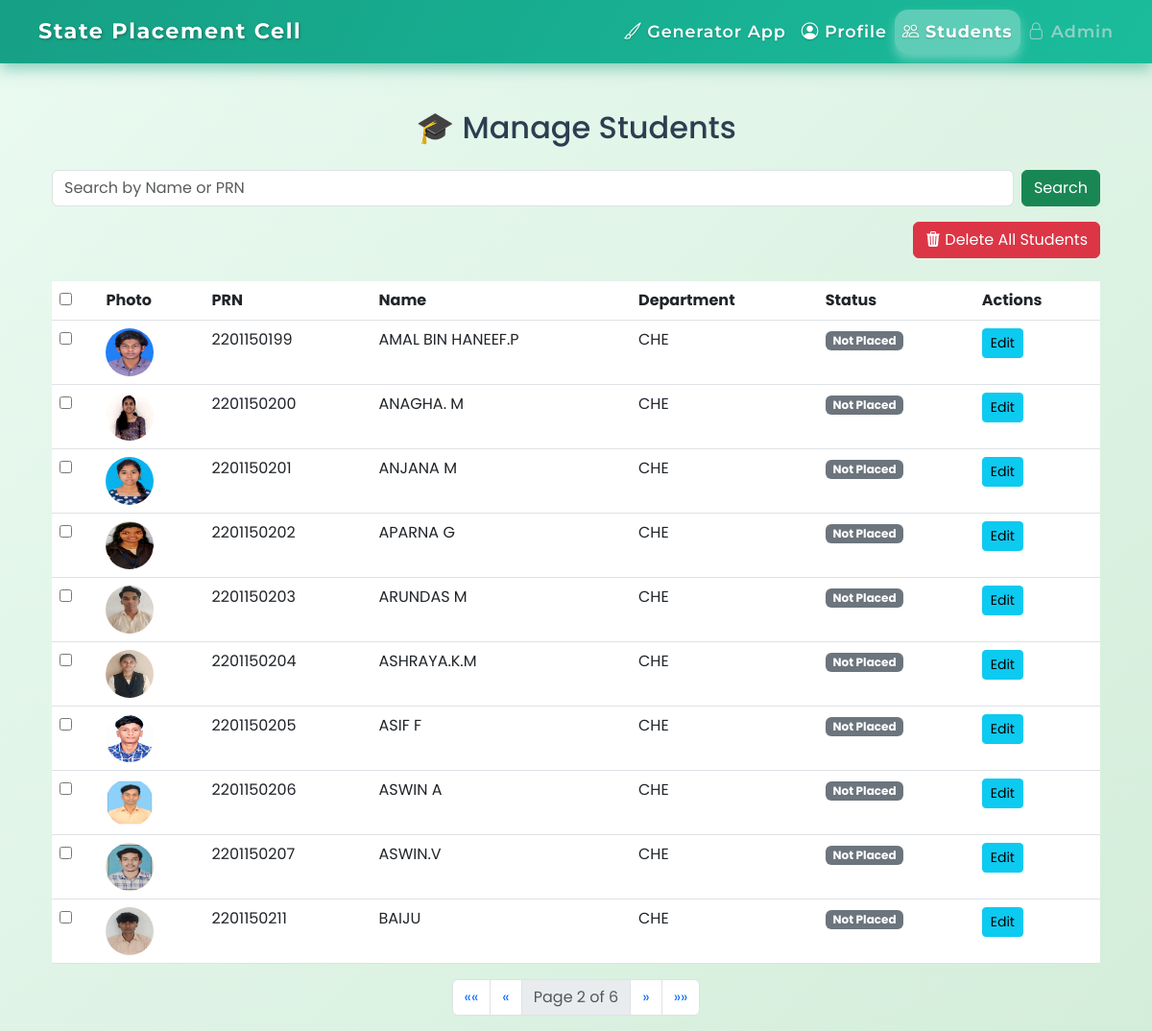
Screenshot of /students/?page=2 (signed in) with the database file from the repository.
### myapp/models.py (models this page shows, shortened)
class Student(models.Model):
    college = models.ForeignKey(College, on_delete=models.CASCADE)
    name = models.CharField(max_length=255)
    prn = models.CharField(max_length=20, unique=True)
    department = models.CharField(max_length=100)
    photo = models.ImageField(upload_to='student_photos/', blank=True, null=True)

### myapp/views.py (the view)
# urls.py: path('students/', views.student_list, name='student_list'),
@login_required
def student_list(request):
    college = request.user
    query = request.GET.get('q')
    students = Student.objects.filter(college=college).order_by('prn')
    if query:
        students = students.filter(name__icontains=query) | students.filter(prn__icontains=query)
    poster = Poster.objects.filter(college=college).first()
    placed_prns = []
    if poster and isinstance(poster.data, list):
        placed_prns = [item['prn'] for item in poster.data if isinstance(item, dict) and 'prn' in item]
    paginator = Paginator(students, 10)
    page_number = request.GET.get('page')
    students = paginator.get_page(page_number)
    context = {
        'students': students,
        'placed_prns': placed_prns,
    }
    return render(request, 'student_list.html', context)

### myapp/authentication.py (called while the page is built)
    def get_user(self, user_id):
        User = get_user_model()
        try:
            return User.objects.get(pk=user_id)
        except User.DoesNotExist:
            return None

### myapp/templates/student_list.html (shortened to what this page needs)
{% extends 'page.html' %}
{% block content %}
<div class="container mt-4">
    <h2 class="text-center mb-4">🎓 Manage Students</h2>
    <form method="GET" class="mb-3 d-flex">
        <input type="text" name="q" class="form-control me-2" placeholder="Search by Name or PRN" value="{{ request.GET.q }}">
        <button type="submit" class="btn btn-success">Search</button>
    </form>
<div class="d-flex justify-content-end mb-4">
    <button type="button" class="btn btn-danger" data-bs-toggle="modal" data-bs-target="#deleteAllModal">
        <i class="bi bi-trash3-fill"></i> Delete All Students
    </button>
</div>
    <table class="table table-hover">
        <thead>
            <tr>
                <th><input type="checkbox" id="selectAll"></th>
                <th>Photo</th>
                <th>PRN</th>
                <th>Name</th>
                <th>Department</th>
                <th>Status</th>
                <th>Actions</th>
            </tr>
        </thead>
        <tbody>
            {% for student in students %}
            <tr>
                <td><input type="checkbox" name="student_ids" value="{{ student.id }}"></td>
                <td>
                    {% if student.photo and student.photo.url %}
                        <img src="{{ student.photo.url }}" class="rounded-circle" width="50" height="50" alt="Photo">
                    {% else %}
                        <img src="D:\MYCOLLEGEPROJECT\mysite\media\student_photos\_photo.jpg" class="rounded-circle" width="50" height="50" alt="Default Photo">
                    {% endif %}
                </td>
                <td>{{ student.prn }}</td>
                <td>{{ student.name }}</td>
                <td>{{ student.department }}</td>
                <td>
                    {% if student.prn in placed_prns %}
                    <span class="badge bg-success">Placed</span>
                    {% else %}
                    <span class="badge bg-secondary">Not Placed</span>
                    {% endif %}
                </td>
                <td>
                    <a href="{% url 'edit_student' student.id %}" class="btn btn-sm btn-info">Edit</a>
                </td>
            </tr>
            {% empty %}
            <tr>
                <td colspan="7" class="text-center text-muted">No students found.</td>
            </tr>
            {% endfor %}
        </tbody>
    </table>
    <nav aria-label="Page navigation">
        <ul class="pagination justify-content-center">
            {% if students.has_previous %}
            <li class="page-item">
                <a class="page-link" href="?page=1{% if request.GET.q %}&q={{ request.GET.q }}{% endif %}" aria-label="First">
                    <span aria-hidden="true">&laquo;&laquo;</span>
                </a>
            </li>
            <li class="page-item">
                <a class="page-link" href="?page={{ students.previous_page_number }}{% if request.GET.q %}&q={{ request.GET.q }}{% endif %}" aria-label="Previous">
                    <span aria-hidden="true">&laquo;</span>
                </a>
            </li>
            {% endif %}
            <li class="page-item disabled">
                <span class="page-link">Page {{ students.number }} of {{ students.paginator.num_pages }}</span>
            </li>
            {% if students.has_next %}
            <li class="page-item">
                <a class="page-link" href="?page={{ students.next_page_number }}{% if request.GET.q %}&q={{ request.GET.q }}{% endif %}" aria-label="Next">
                    <span aria-hidden="true">&raquo;</span>
                </a>
            </li>
            <li class="page-item">
                <a class="page-link" href="?page={{ students.paginator.num_pages }}{% if request.GET.q %}&q={{ request.GET.q }}{% endif %}" aria-label="Last">
                    <span aria-hidden="true">&raquo;&raquo;</span>
                </a>
            </li>
            {% endif %}
        </ul>
    </nav>
</div>
{% endblock %}

### myapp/templates/page.html (style rules this page uses)
body { background: linear-gradient(135deg, #eafaf1, #d4edda); font-family: 'Poppins', sans-serif; color: #2c3e50; animation: slideIn 0.5s ease-in-out; min-height: 100vh; margin: 0; }

### rows the page displays
Student: photo (picture), prn "2201150199", name "AMAL BIN HANEEF.P", department "CHE", shows "Not Placed"
Student: photo (picture), prn "2201150200", name "ANAGHA. M", department "CHE", shows "Not Placed"
Student: photo (picture), prn "2201150201", name "ANJANA M", department "CHE", shows "Not Placed"
Student: photo (picture), prn "2201150202", name "APARNA G", department "CHE", shows "Not Placed"
Student: photo (picture), prn "2201150203", name "ARUNDAS M", department "CHE", shows "Not Placed"
Student: photo (picture), prn "2201150204", name "ASHRAYA.K.M", department "CHE", shows "Not Placed"
Student: photo (picture), prn "2201150205", name "ASIF F", department "CHE", shows "Not Placed"
Student: photo (picture), prn "2201150206", name "ASWIN A", department "CHE", shows "Not Placed"
Student: photo (picture), prn "2201150207", name "ASWIN.V", department "CHE", shows "Not Placed"
Student: photo (picture), prn "2201150211", name "BAIJU", department "CHE", shows "Not Placed"

### other values shown
{{ students.number }} "2"
{{ students.paginator.num_pages }} "6"
